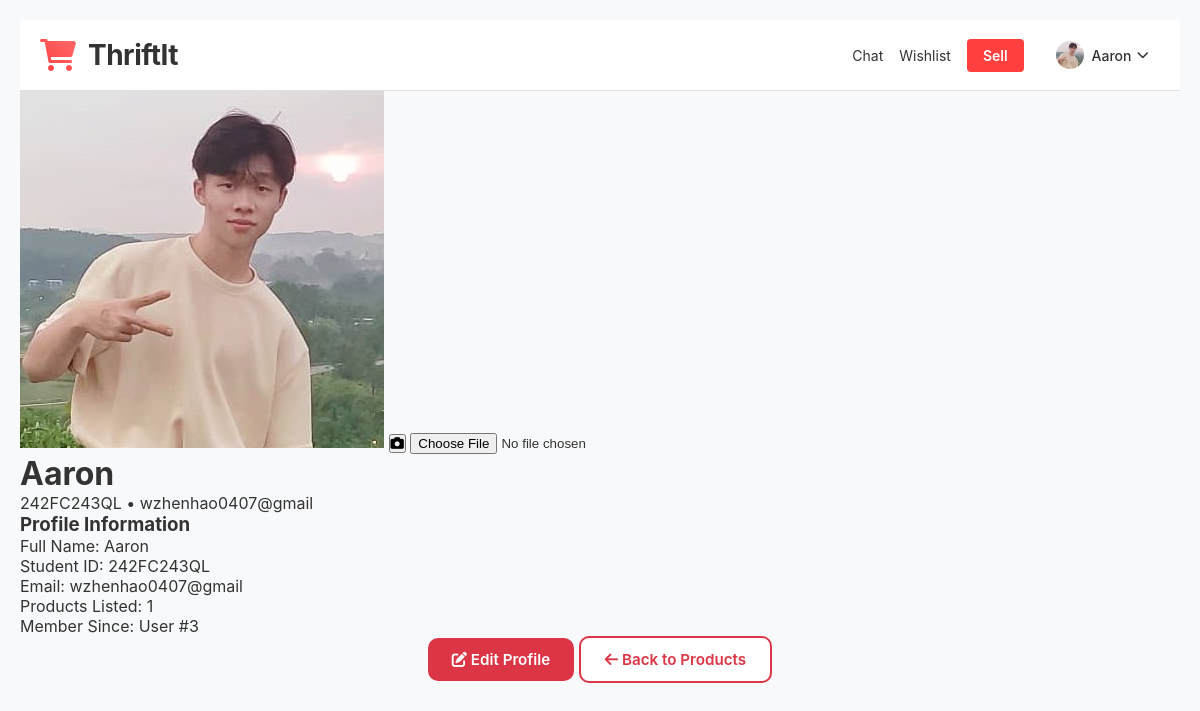
The page /profile (signed in) on the database its author committed.
### app.py (models this page shows, shortened)
class User(db.Model, UserMixin):
    id            = db.Column(db.Integer, primary_key=True)
    student_id    = db.Column(db.String(50), unique=True, nullable=False)
    student_email = db.Column(db.String(120), unique=True, nullable=False)
    password_hash = db.Column(db.String(255), nullable=False)  # Increased from 128 to 255
    full_name     = db.Column(db.String(100), nullable=True)
    profile_picture = db.Column(db.String(100), nullable=True, default='default-avatar.png')
    messages_sent     = db.relationship('Message', foreign_keys='Message.sender_id', backref='sender', lazy='dynamic')
    messages_received = db.relationship('Message', foreign_keys='Message.receiver_id', backref='receiver', lazy='dynamic')
    def get_profile_picture(self):
        return self.profile_picture if self.profile_picture else 'default-avatar.png'
    def get_display_name(self):
        return self.full_name if self.full_name else self.student_id

### app.py (the view)
@app.route('/profile')
@login_required
def profile():
    return render_template('profile.html')

### app.py (called while the page is built)
@login_manager.user_loader
def load_user(user_id):
    return User.query.get(int(user_id))

### templates/profile.html (shortened to what this page needs)
<!DOCTYPE html>
<html lang="en">
<head>
    <link rel="stylesheet" href="{{ url_for('static', filename='style.css') }}">
    <link rel="stylesheet" href="https://cdnjs.cloudflare.com/ajax/libs/font-awesome/6.0.0/css/all.min.css">
    <link rel="stylesheet" href="{{ url_for('static', filename='style_wishlist.css') }}">
</head>
<body>
    {% include 'profile_header.html' %}
    <div class="profile-container">
        <div class="profile-header">
            <div class="profile-picture-container">
                <img src="{{ url_for('uploads', filename=current_user.get_profile_picture()) }}"
                     alt="Profile Picture" class="profile-picture" id="profilePicture">
                <button class="change-picture-btn" onclick="document.getElementById('fileInput').click()">
                    <i class="fas fa-camera"></i>
                </button>
                <input type="file" id="fileInput" accept="image/*" onchange="uploadProfilePicture()">
            </div>
            <h1>{{ current_user.get_display_name() }}</h1>
            <p>{{ current_user.student_id }} • {{ current_user.student_email }}</p>
        </div>
        <div class="profile-info">
            <h3>Profile Information</h3>
            <div class="info-item">
                <span class="info-label">Full Name:</span>
                <span class="info-value">{{ current_user.full_name or 'Not set' }}</span>
            </div>
            <div class="info-item">
                <span class="info-label">Student ID:</span>
                <span class="info-value">{{ current_user.student_id }}</span>
            </div>
            <div class="info-item">
                <span class="info-label">Email:</span>
                <span class="info-value">{{ current_user.student_email }}</span>
            </div>
            <div class="info-item">
                <span class="info-label">Products Listed:</span>
                <span class="info-value">{{ current_user.products|length }}</span>
            </div>
            <div class="info-item">
                <span class="info-label">Member Since:</span>
                <span class="info-value">User #{{ current_user.id }}</span>
            </div>
        </div>
        <div style="text-align: center;">
            <a href="{{ url_for('edit_profile') }}" class="btn btn-primary">
                <i class="fas fa-edit"></i> Edit Profile
            </a>
            <a href="{{ url_for('products') }}" class="btn btn-secondary">
                <i class="fas fa-arrow-left"></i> Back to Products
            </a>
        </div>
    </div>
</body>
</html>

### templates/profile_header.html (shortened to what this page needs)
<!DOCTYPE html>
<html>
<head>
    <link rel="stylesheet" href="https://cdnjs.cloudflare.com/ajax/libs/font-awesome/6.0.0/css/all.min.css">
    <link rel="stylesheet" href="{{ url_for('static', filename='style_profile_header.css') }}">
</head>
<body>
    <header class="site-header">
        <div class="container">
            <a href="{{ url_for('home') }}" class="logo">
                <div class="logo-container">
                    <i class="fas fa-shopping-cart logo-icon"></i>
                    <span class="logo-text">ThriftIt</span>
                </div>
            </a>
            <div class="user-actions">
                <a href="{{ url_for('send_message') }}">Chat</a>
                <a href="{{ url_for('wishlist') }}">Wishlist</a>
                <a href="{{ url_for('upload') }}" class="btn-sell">Sell</a>
                <div class="user-menu" onclick="toggleMenu()">
                    <img src="{{ url_for('uploads', filename=current_user.get_profile_picture()) }}" alt="Profile" class="profile-pic">
                    <span>{{ current_user.get_display_name() }}</span>
                    <i class="fas fa-chevron-down"></i>
                </div>
            </div>
        </div>
    </header>
</body>
</html>

### static/style.css (style rules this page uses)
.btn { display: inline-block; padding: 0.8rem 1.5rem; border-radius: 50px; text-decoration: none; font-weight: 600; text-align: center; }
.btn-primary { background-color: #ff3e3e; color: white; }
.btn-secondary { background-color: white; color: #333; border: 2px solid #ddd; }

### static/style_wishlist.css (style rules this page uses)
* { margin: 0; padding: 0; box-sizing: border-box; }
body { font-family: 'Segoe UI', Tahoma, Geneva, Verdana, sans-serif; background: #ffffff; min-height: 100vh; padding: 20px; }
.container { max-width: 1200px; margin: 0 auto; }
.btn { padding: 12px 24px; border: none; border-radius: 10px; cursor: pointer; font-weight: 600; transition: all 0.3s ease; flex: 1; font-size: 0.95rem; }
.btn-primary { background: #dc3545; color: white; }
.btn-secondary { background: white; color: #dc3545; border: 2px solid #dc3545; }

### static/style_profile_header.css (style rules this page uses)
*, *::before, *::after { box-sizing: border-box; margin: 0; padding: 0; }
body { font-family: -apple-system, BlinkMacSystemFont, 'Segoe UI', Roboto, sans-serif; background-color: #f8f9fa; color: #333; }
.site-header { background: #fff; border-bottom: 1px solid #e0e0e0; position: relative; z-index: 1000; }
.site-header .container { max-width: 1200px; margin: 0 auto; height: 70px; display: flex; align-items: center; justify-content: space-between; padding: 0 20px; }
.site-header .logo { text-decoration: none; color: #333; }
.logo-container { display: flex; align-items: center; gap: 12px; }
.logo-icon { font-size: 32px; color: #ff3e3e; background: linear-gradient(45deg, #ff3e3e, #ff6b6b); -webkit-background-clip: text; -webkit-text-fill-color: transparent; background-clip: text; }
.logo-text { font-size: 28px; font-weight: 700; color: #333; letter-spacing: -0.5px; }
.site-header .user-actions { display: flex; align-items: center; position: relative; margin-left: auto; }
.site-header .user-actions a { color: #333; text-decoration: none; margin: 0 8px; font-size: 14px; display: flex; align-items: center; transition: color 0.2s ease; }
.site-header .user-menu { display: flex; align-items: center; cursor: pointer; padding: 6px 12px; border-radius: 20px; transition: background-color 0.2s ease; margin-left: 12px; order: 2; }
.site-header .user-menu .profile-pic { width: 28px; height: 28px; border-radius: 50%; margin-right: 8px; object-fit: cover; }
.site-header .user-menu span { font-size: 14px; font-weight: 500; margin-right: 6px; }
.site-header .user-menu i { font-size: 12px; transition: transform 0.2s ease; }
.site-header .btn-sell { background: #ff3e3e; color: #fff !important; text-decoration: none; padding: 8px 16px; border-radius: 4px; font-weight: 600; transition: opacity 0.2s ease; order: 1; }

### rows shown on the page
User: profile_picture (picture), get_display_name "Aaron", student_id "242FC243QL", student_email "wzhenhao0407@gmail", full_name "Aaron", id "3"

### other values the page prints
{{ current_user.products|length }} "1"
